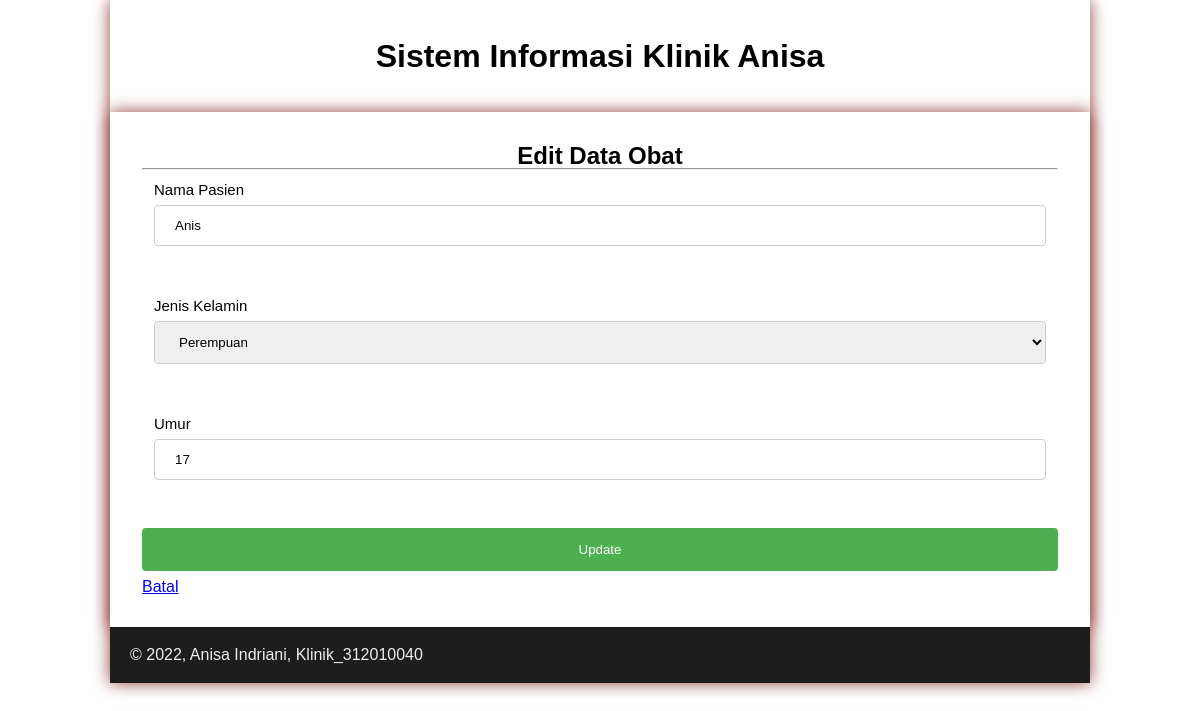
The app's page /pasien/pasien_ubah.php?id=21 (signed in) with its own data.
### tables this page shows
CREATE TABLE `pasien` (
  `id_pasien` int NOT NULL,
  `nama_pasien` varchar(40) DEFAULT NULL,
  `jenis_kelamin` enum('L','P') DEFAULT NULL,
  `umur` int DEFAULT NULL
);

### pasien/pasien_ubah.php (the view, shortened to what this page needs)
<?php
include_once '../koneksi.php';
$id= $_GET['id'];
$sql = "SELECT * FROM pasien WHERE id_pasien='{$id}'";
$result = mysqli_query($con, $sql);
$data = mysqli_fetch_array($result);
?>
<?php require('../main/header.php'); ?>
<div id="container">
	<div class="hero" style="padding: 2rem;">
	<h2 align="center">Edit Data Obat</h2>
	<hr />
	<div class="main">
		<form method="post" action="pasien_ubah.php" enctype="multipart/form-data">
			<div class="input mb-3">
				<label for="nama_pasien" class="col-sm-2 col-form-label">Nama Pasien</label>
				<input type="text" class="form-control" name="nama_pasien" placeholder="Masukan Nama Pasien" value="<?= $data['nama_pasien'];?>" required />
			</div>
			<div class="input mb-3">
				<label for="jenis_kelamin" class="col-sm-2 col-form-label">Jenis Kelamin</label>
				<select name="jenis_kelamin" id="jenis_kelamin" required>
					<option value="P" <?=($data['jenis_kelamin']=="P")?'selected':'';?>>Perempuan</option>
				</select>
			</div>
			<div class="input mb-3">
				<label for="umur" class="col-sm-2 col-form-label">Umur</label>
				<input type="number" class="form-control" name="umur" placeholder="Umur" value="<?= $data['umur'];?>" required />
			</div>
			<div class="submit">
				<input type="submit" name="submit" value="Update" />
				<a href="pasien.php" role="button">Batal</a>
			</div>
		</form>
	</div>
	</div>
</div>
<?php require('../main/footer.php'); ?>

### style.css (style rules this page uses)
* { margin: 0; padding: 0; }
body { line-height:1; font-size:100%; font-family:'Open Sans', sans-serif; color:#000000; }
#container { width: 980px; margin: 0 auto; box-shadow: 0 0 1em #913e3e; }
body { font-family: sans-serif; }
.input { padding: 5px; }
.input, .msg, .area { width: 100%; padding: 10px; border: 2px solid white; box-sizing: border-box; font-size: 15px; margin-bottom: 20px; }
input[type=text], select { width: 100%; padding: 12px 20px; margin: 8px 0; display: inline-block; border: 1px solid #ccc; border-radius: 4px; box-sizing: border-box; }
input[type=password], select { width: 100%; padding: 12px 20px; margin: 8px 0; display: inline-block; border: 1px solid #ccc; border-radius: 4px; box-sizing: border-box; }
input[type=number], select { width: 100%; padding: 12px 20px; margin: 8px 0; display: inline-block; border: 1px solid #ccc; border-radius: 4px; box-sizing: border-box; }
input[type=submit] { width: 100%; background-color: #4CAF50; color: white; padding: 14px 20px; margin: 8px 0; border: none; border-radius: 4px; cursor: pointer; }

### records on screen
pasien: nama_pasien "Anis", jenis_kelamin "Perempuan", umur "17"
